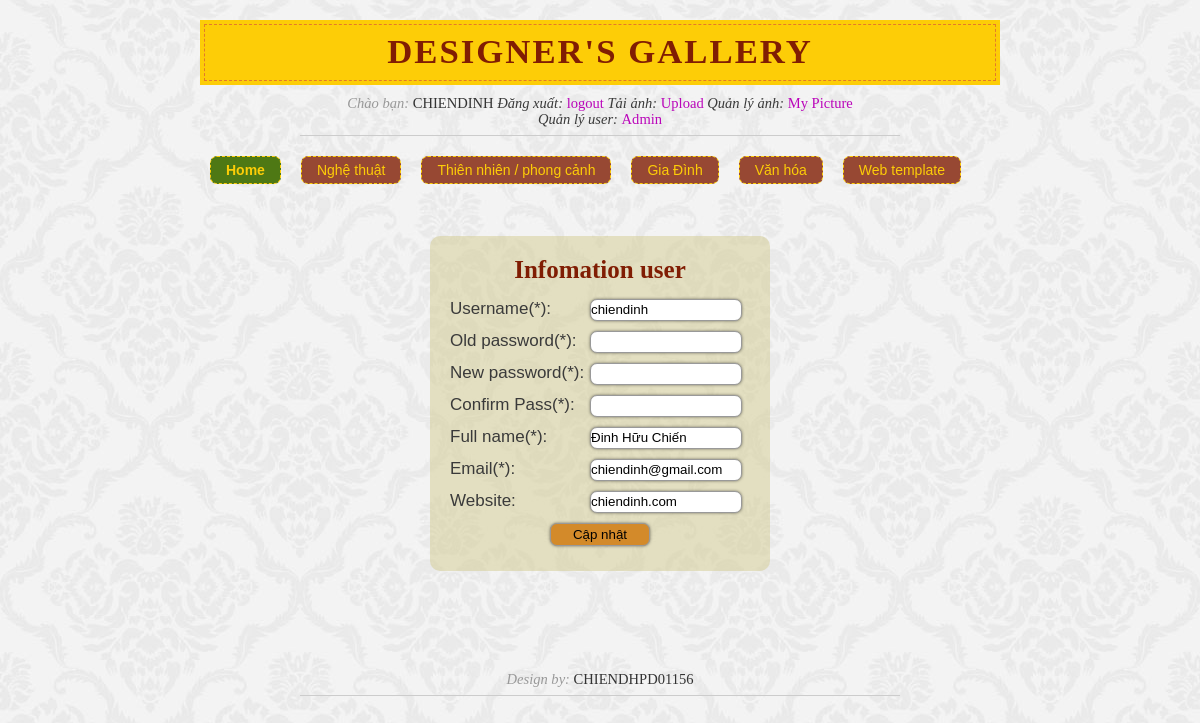
The app's page /user_manual.php (signed in) with its own data.
### tables this page shows
CREATE TABLE IF NOT EXISTS `typeimage` (
  `typeimage_id` tinyint(3) unsigned NOT NULL AUTO_INCREMENT,
  `typeimage_name` varchar(50) NOT NULL,
  PRIMARY KEY (`typeimage_id`)
);

CREATE TABLE IF NOT EXISTS `user` (
  `user_id` int(10) unsigned NOT NULL AUTO_INCREMENT,
  `user_name` varchar(30) NOT NULL,
  `user_pass` varchar(40) NOT NULL,
  `user_fullname` varchar(40) NOT NULL,
  `user_email` varchar(60) NOT NULL,
  `user_website` varchar(60) DEFAULT NULL,
  `user_level` tinyint(1) NOT NULL DEFAULT '2',
  PRIMARY KEY (`user_id`),
  UNIQUE KEY `user_name` (`user_name`)
);

### user_manual.php (the view, shortened to what this page needs)
<?php
	include 'header.php';
?>
	<div id="login">
        <?php
			if(!isset($_SESSION['login']) and !isset($_SESSION['user'])){
				echo '<p>Chưa đăng nhập, hệ thống sẽ về trang chủ trong giây lát</p>';
			}else{
				$user_id = $_SESSION['login'];
				$query = 'SELECT * FROM user WHERE user_id='.$user_id;
				$result = mysql_query($query, $db) or die(mysql_error($db));
				$row = mysql_fetch_array($result);
        ?>
				<h2>Infomation user</h2>
				<form action="user_manual.php" method="post">
				<ul>
					<li><label>Username(*): </label><input type="text" name="username"  value="<?php echo $row['user_name']?>" /></li>
					<li><label>Old password(*): </label><input type="password" name="old_password" /></li>
                    <li><label>New password(*): </label><input type="password" name="new_password" /></li>
					<li><label>Confirm Pass(*): </label><input type="password" name="re_password" /></li>
					<li><label>Full name(*): </label><input type="text" name="fullname" value="<?php echo $row['user_fullname'];?>"  /></li>
					<li><label>Email(*): </label><input type="text" name="email" value="<?php echo $row['user_email'];?>"/></li>
					<li><label>Website: </label><input type="text" name="website" value="<?php echo $row['user_website'];?>" /></li>
					<li><input type="submit" name="update" value="Cập nhật"  /></li>
				</ul>
				</form>
		<?php } ?>
	</div>
<?php include 'footer.php';?>

### header.php (shortened to what this page needs)
<?php
    $db = mysql_connect(MYSQL_HOST,MYSQL_USER) or die('Khong ket noi duoc CSDL');
?>
<!DOCTYPE html PUBLIC "-//W3C//DTD XHTML 1.0 Transitional//EN" "http://www.w3.org/TR/xhtml1/DTD/xhtml1-transitional.dtd">
<html xmlns="http://www.w3.org/1999/xhtml">
<head>
	<link rel="stylesheet" href="css/lightbox.css" type="text/css" media="screen" />
	<link rel="stylesheet" href="css/styles.css" type="text/css" media="screen" />
</head>
<body>
<div id="wrap">
	<div id="header">
		<h1><em>Designer's Gallery</em></h1>
    <?php
        if(isset($_SESSION['login']) and isset($_SESSION['user'])){
    ?>
        <p class="about">
            <em>Chào bạn: </em><a href="user_manual.php"><?php echo $_SESSION['user'];?></a>
            <span><em>Đăng xuất: </em><a href="login.php?logout=yes">logout</a>
            <em>Tải ảnh: </em><a href="upload_images.php">Upload</a>
            <em>Quản lý ảnh: </em><a href="personal_images.php">My Picture</a>
    <?php
		$query = 'SELECT user_id FROM user WHERE user_id="'.$_SESSION['login'].'"AND user_level=1';
		$result = mysql_query($query,$db) or die(mysql_error($db));
		if(mysql_num_rows($result) > 0){
			echo '<br /><em>Quản lý user: </em><a href="admin.php">Admin</a>';
		}
	?>
        	</span>
        </p>
    <?php } ?>
	</div>
	<div id="navigation">
		<ul>
            <li><a class="home" href="Index.php">Home</a></li>
    <?php
        $query = 'SELECT * FROM typeimage';
        $result = mysql_query($query,$db) or die(mysql_error($db));
        while($row = mysql_fetch_array($result)){
            echo '<li><a href="Index.php?page='.$row['typeimage_id'].'">'.$row['typeimage_name'].'</a></li>';
        }
    ?>
		</ul>
	</div>

### css/styles.css (style rules this page uses)
* { margin: 0; padding: 0; }
a { color: #ba05ba; text-decoration: none; }
ul { list-style: none; }
body { background: url(../images/bg.jpg); }
#wrap { margin: 0 auto; padding: 0; width: 800px; font: 70%/140% Arial, Helvetica, sans-serif; color: #3a3a3a; }
#header h1 { background: #fdcd07; margin: 20px 0 10px; padding: 4px; text-align: center; color: #801d03; font: bold 310%/100% Garamond, Georgia, serif; letter-spacing: 2px; text-transform: uppercase; }
#header h1 em { border: dashed 1px #e3792c; display: block; padding: 10px 0; font-style: normal; }
p.about { width: 600px; margin: 0 auto 20px; text-align: center; border-bottom: solid 1px #ccc; padding: 0 0 8px 0; font: 130%/110% Garamond, Georgia, serif; }
p.about >a { color: #333; text-decoration: none; text-transform: uppercase; }
p.about >em { color: #999; }
#navigation { width: 100%; margin: 0 auto; text-align: center; font: 14px tahoma, helvetica,arial, sans-serif; }
#navigation ul { margin: 0 auto; width: 100%; }
#navigation li { display: inline; padding: 0 10px; float: left; }
#navigation li a { display: block; padding: 5px 15px; color: #fdcd07; background: #974833; border: dashed 1px #fdcd07; border-radius:7px; -moz-border-radius:7px; -webkit-border-radius:7px; }
#navigation li a.home { font-weight: bold; }
#login { width: 300px; padding: 20px; margin: 100px auto; background: #E1DDBF; background: rgba(211,203,143,0.5); border-radius: 10px; -moz-border-radius: 10px; -webkit-border-radius: 10px; }
#login h2 { padding-bottom: 10px; text-align: center; font: bold 25px georgia, serif; color: #801D03; }
#login li { padding: 5px 0; }
#login label { width: 140px; display: block; float: left; font: 17px tahoma,verdana,arial, sans-serif; }
#login input, #login select { border: 1px solid #999; border-radius: 7px; -moz-border-radius: 7px; -webkit-border-radius: 7px; box-shadow: 0 0 3px rgba(0, 0, 0, 0.5); -moz-box-shadow: 0 0 3px rgba(0, 0, 0, 0.5); -webkit-box-shadow: 0 0 3px rgba(0, 0, 0, 0.5); }
#login input[type=password], #login input[type=text], #login option { width: 150px; height: 20px; }
#login input[type=submit] { width: 100px; margin-left: 100px; background: #D38A2A; padding: 3px; }

### records on screen
typeimage: typeimage_name "Nghệ thuật"
typeimage: typeimage_name "Thiên nhiên / phong cảnh"
typeimage: typeimage_name "Gia Đình"
typeimage: typeimage_name "Văn hóa"
typeimage: typeimage_name "Web template"
user: username "chiendinh", fullname "Đinh Hữu Chiến", email "chiendinh@gmail.com", website "chiendinh.com"

### other values on screen
$_SESSION['user'] "CHIENDINH"
